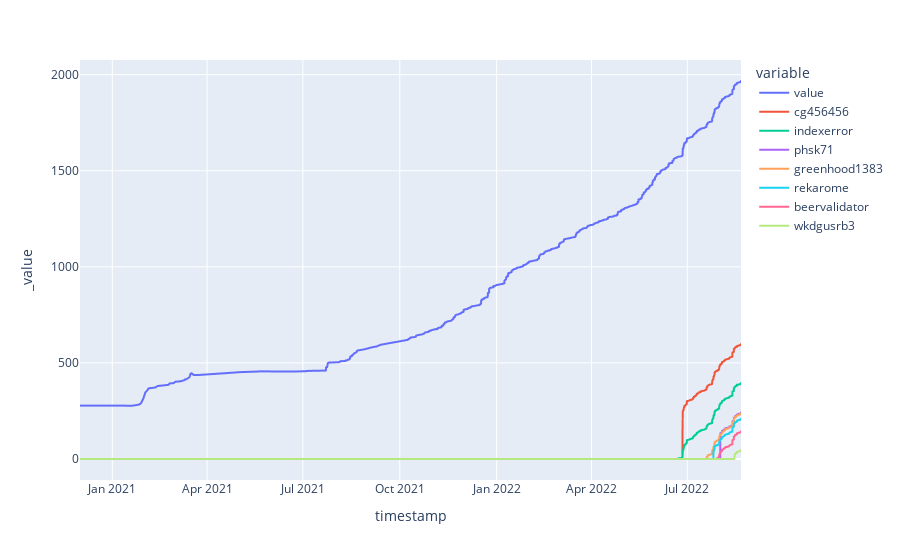

The cell this chart's notebook holds for it:
### Code cell
def plot_user_solved(handle:str):
    data = get_user_history(handle)[-2] #,columns=["timestamp","value"]
    df = pd.DataFrame.from_records(data,columns=['timestamp','value'])
    # fig = px.scatter(df)
    fig = px.line(df,x=df['timestamp'],y=df['value'])
    fig.show()

def aggr_users_solved(group_id):
    users = get_users(group_id)
    data = get_user_history(users[0])[-2]
    solved_df = pd.DataFrame.from_records(data,columns=['timestamp','value'])
    for user in users[1:]:
        data = get_user_history(user)[-2]
        df = pd.DataFrame.from_records(data,columns=['timestamp','value'])
        solved_df[user] = df['value']
    solved_df.fillna(0,inplace=True)
    return solved_df

df = aggr_users_solved(15130)
fig = px.line(df,x=df['timestamp'],y=df.columns)
fig.show()

### Figure 1 — Plotly figure (JSON) as saved in the notebook; plotly's stock layout.template omitted (floating-point values rounded to 4 significant figures; data arrays with more than 128 entries replaced by an {"elided": "..."} marker saying what was removed)
{"data": [{"hovertemplate": "variable=value<br>timestamp=%{x}<br>_value=%{y}<extra></extra>", "legendgroup": "value", "line": {"color": "#636efa", "dash": "solid"}, "marker": {"symbol": "circle"}, "mode": "lines", "name": "value", "showlegend": true, "type": "scattergl", "x": {"elided": "1561 str values"}, "xaxis": "x", "y": {"elided": "1561 int values"}, "yaxis": "y"}, {"hovertemplate": "variable=cg456456<br>timestamp=%{x}<br>_value=%{y}<extra></extra>", "legendgroup": "cg456456", "line": {"color": "#EF553B", "dash": "solid"}, "marker": {"symbol": "circle"}, "mode": "lines", "name": "cg456456", "showlegend": true, "type": "scattergl", "x": {"elided": "1561 str values"}, "xaxis": "x", "y": {"elided": "1561 int values"}, "yaxis": "y"}, {"hovertemplate": "variable=indexerror<br>timestamp=%{x}<br>_value=%{y}<extra></extra>", "legendgroup": "indexerror", "line": {"color": "#00cc96", "dash": "solid"}, "marker": {"symbol": "circle"}, "mode": "lines", "name": "indexerror", "showlegend": true, "type": "scattergl", "x": {"elided": "1561 str values"}, "xaxis": "x", "y": {"elided": "1561 int values"}, "yaxis": "y"}, {"hovertemplate": "variable=phsk71<br>timestamp=%{x}<br>_value=%{y}<extra></extra>", "legendgroup": "phsk71", "line": {"color": "#ab63fa", "dash": "solid"}, "marker": {"symbol": "circle"}, "mode": "lines", "name": "phsk71", "showlegend": true, "type": "scattergl", "x": {"elided": "1561 str values"}, "xaxis": "x", "y": {"elided": "1561 int values"}, "yaxis": "y"}, {"hovertemplate": "variable=greenhood1383<br>timestamp=%{x}<br>_value=%{y}<extra></extra>", "legendgroup": "greenhood1383", "line": {"color": "#FFA15A", "dash": "solid"}, "marker": {"symbol": "circle"}, "mode": "lines", "name": "greenhood1383", "showlegend": true, "type": "scattergl", "x": {"elided": "1561 str values"}, "xaxis": "x", "y": {"elided": "1561 int values"}, "yaxis": "y"}, {"hovertemplate": "variable=rekarome<br>timestamp=%{x}<br>_value=%{y}<extra></extra>", "legendgroup": "rekarome", "line": {"color": "#19d3f3", "dash": "solid"}, "marker": {"symbol": "circle"}, "mode": "lines", "name": "rekarome", "showlegend": true, "type": "scattergl", "x": {"elided": "1561 str values"}, "xaxis": "x", "y": {"elided": "1561 int values"}, "yaxis": "y"}, {"hovertemplate": "variable=beervalidator<br>timestamp=%{x}<br>_value=%{y}<extra></extra>", "legendgroup": "beervalidator", "line": {"color": "#FF6692", "dash": "solid"}, "marker": {"symbol": "circle"}, "mode": "lines", "name": "beervalidator", "showlegend": true, "type": "scattergl", "x": {"elided": "1561 str values"}, "xaxis": "x", "y": {"elided": "1561 int values"}, "yaxis": "y"}, {"hovertemplate": "variable=wkdgusrb3<br>timestamp=%{x}<br>_value=%{y}<extra></extra>", "legendgroup": "wkdgusrb3", "line": {"color": "#B6E880", "dash": "solid"}, "marker": {"symbol": "circle"}, "mode": "lines", "name": "wkdgusrb3", "showlegend": true, "type": "scattergl", "x": {"elided": "1561 str values"}, "xaxis": "x", "y": {"elided": "1561 int values"}, "yaxis": "y"}], "layout": {"legend": {"title": {"text": "variable"}, "tracegroupgap": 0}, "margin": {"t": 60}, "xaxis": {"anchor": "y", "domain": [0, 1], "title": {"text": "timestamp"}}, "yaxis": {"anchor": "x", "domain": [0, 1], "title": {"text": "_value"}}}}
